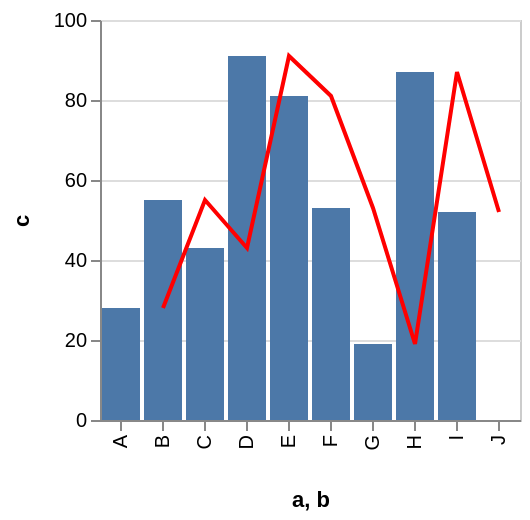

The specification (Vega-Lite) saved for this image:
### Vega specification from a JSON file in a GitHub repository (floating-point values rounded to 4 significant figures)
{"$schema": "https://vega.github.io/schema/vega/v3.0.json", "autosize": "pad", "padding": 5, "encode": {"update": {"stroke": {"value": "#ccc"}, "fill": {"value": "transparent"}}}, "data": [{"name": "source_0", "values": [{"a": "A", "b": "B", "c": 28}, {"a": "B", "b": "C", "c": 55}, {"a": "C", "b": "D", "c": 43}, {"a": "D", "b": "E", "c": 91}, {"a": "E", "b": "F", "c": 81}, {"a": "F", "b": "G", "c": 53}, {"a": "G", "b": "H", "c": 19}, {"a": "H", "b": "I", "c": 87}, {"a": "I", "b": "J", "c": 52}]}, {"name": "data_1", "source": "source_0", "transform": [{"type": "formula", "expr": "toNumber(datum[\"c\"])", "as": "c"}, {"type": "filter", "expr": "datum[\"c\"] !== null && !isNaN(datum[\"c\"])"}]}, {"name": "data_2", "source": "source_0", "transform": [{"type": "formula", "expr": "toNumber(datum[\"c\"])", "as": "c"}, {"type": "filter", "expr": "datum[\"c\"] !== null && !isNaN(datum[\"c\"])"}, {"type": "collect", "sort": {"field": "b", "order": "descending"}}]}], "signals": [{"name": "x_step", "value": 21}, {"name": "width", "update": "bandspace(domain('x').length, 0.1, 0.05) * x_step"}, {"name": "height", "update": "200"}], "marks": [{"name": "layer_0_marks", "type": "rect", "role": "bar", "from": {"data": "data_1"}, "encode": {"update": {"x": {"scale": "x", "field": "a"}, "width": {"scale": "x", "band": true}, "y": {"scale": "y", "field": "c"}, "y2": {"scale": "y", "value": 0}, "fill": {"value": "#4c78a8"}}}}, {"name": "layer_1_marks", "type": "line", "from": {"data": "data_2"}, "encode": {"update": {"x": {"scale": "x", "field": "b", "band": 0.5}, "y": {"scale": "y", "field": "c"}, "stroke": {"value": "red"}}}}], "scales": [{"name": "x", "type": "band", "domain": {"fields": [{"data": "data_1", "field": "a"}, {"data": "data_2", "field": "b"}], "sort": true}, "range": {"step": {"signal": "x_step"}}, "round": true, "paddingInner": 0.1, "paddingOuter": 0.05}, {"name": "y", "type": "linear", "domain": {"fields": [{"data": "data_1", "field": "c"}, {"data": "data_2", "field": "c"}], "sort": true}, "range": [{"signal": "height"}, 0], "round": true, "nice": true, "zero": true}], "axes": [{"scale": "x", "labelOverlap": true, "orient": "bottom", "title": "a, b", "zindex": 1, "encode": {"labels": {"update": {"angle": {"value": 270}, "align": {"value": "right"}, "baseline": {"value": "middle"}}}}}, {"scale": "y", "labelOverlap": true, "orient": "left", "tickCount": {"signal": "ceil(height/40)"}, "title": "c", "zindex": 1}, {"scale": "y", "domain": false, "grid": true, "labels": false, "maxExtent": 0, "minExtent": 0, "orient": "left", "tickCount": {"signal": "ceil(height/40)"}, "ticks": false, "zindex": 0, "gridScale": "x"}], "config": {"axis": {"minExtent": 30, "domainColor": "#888", "tickColor": "#888"}}}
